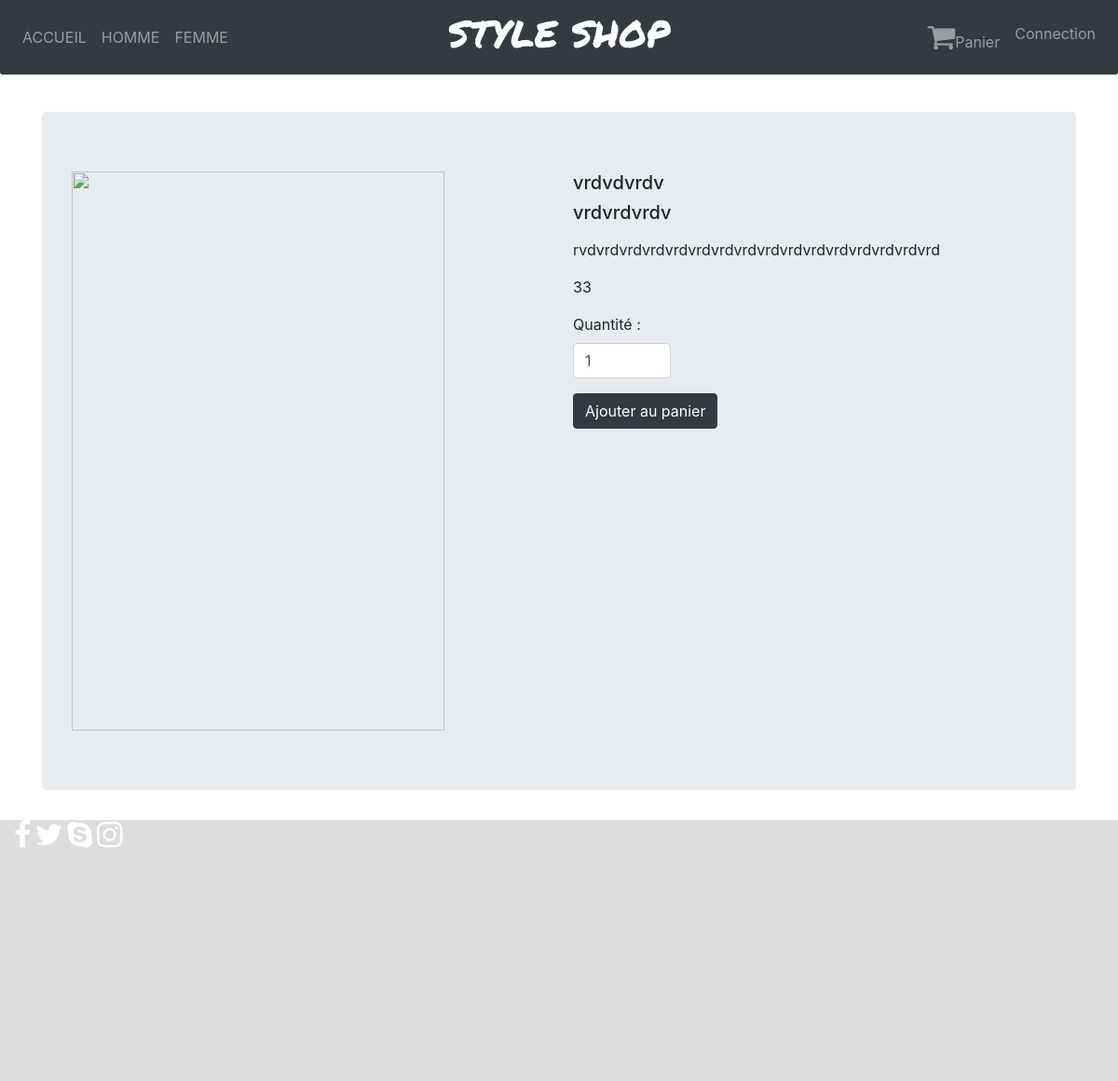
/index.php?action=productUnique&id=37, run on the app's committed database.
### tables this page shows
CREATE TABLE IF NOT EXISTS `product` (
  `id` smallint(6) NOT NULL AUTO_INCREMENT,
  `title` varchar(50) NOT NULL,
  `brand` varchar(50) NOT NULL,
  `content` varchar(1000) NOT NULL,
  `price` decimal(10,0) NOT NULL,
  `addingDate` datetime NOT NULL,
  `updatingDate` datetime NOT NULL,
  PRIMARY KEY (`id`)
);

### controller/controller.php (called while the page is built, shortened)
<?php
require_once('model/productManager.php');
function productUnique($id) {
    include('model/db.php');
    $productManager = new ProductManager($db);
    $product        = $productManager->getUnique($id);
    require('view/productUniqueView.php');
}

### model/productManager.php (called while the page is built, shortened)
<?php
class ProductManager
{
	private $_db;
	public function __construct($db)
	{
		$this->_db = $db;
	}
	public function getUnique($id)
	{
		$request = $this->_db->prepare('SELECT id, title, brand, content, price, DATE_FORMAT(addingDate, \'%d/%m/%Y à %Hh%imin%ss\') AS addingDateFr, DATE_FORMAT(updatingDate, \'%d/%m/%Y à %Hh%imin%ss\') AS updatingDateFr  FROM product WHERE id = ?');
			$request->execute(array($id));
			return $request;
	}
}

### view/productUniqueView.php (the view, shortened to what this page needs)
<?php
$data = $product->fetch();
    $productId = $_GET['id'];
    $productImgSrc = './uploads/products/'.$productId ; ?>
<div class="jumbotron jumbotronproductUnique">
<div class="row">
<div class="product-unique-img-block col">
<div class="img-zoom-container">
  <img id="zoom-image"  src="<?php echo $productImgSrc; ?>" width="300" height="240">
</div>
</div>
<div class="productInfoUnique col">
<h5><?php echo $data['title'] ?></h5>
<h5><?php echo $data['brand'] ?></h5>
<p><?php echo $data['content'] ?></p>
<p><?php echo $data['price'] ?></p>
<form id='form'>
<div class="form-group row">
    <div class="col-3">
                  <label for="sm">Quantité :</label>
                  <input type="number" class="form-control input-sm" name ="quantity" id="quantity" placeholder="Sélectionnez la quantité" value="1" min="1">
                </div>
</div>
                <button type="submit" class="btn btn-dark">Ajouter au panier</button>
</form>
</div>
</div>
</div>
<?php
require('template.php');
?>

### public/css/base.css (style rules this page uses)
.body { padding-top : 50px !important; margin : 0 !important; padding : 0 !important; }

### public/css/module/module.css (style rules this page uses)
.product-unique-img-block { width: 150px; }
.img-zoom-container { position: relative; height : 600px; width: 400px; }
#zoom-image { position : absolute; height : 600px; width: 400px; }

### data on the page
product: title "vrdvdvrdv", brand "vrdvrdvrdv", content "rvdvrdvrdvrdvrdvrdvrdvrdvrdvrdvrdvrdvrdvrdvrdvrd", price "33"
